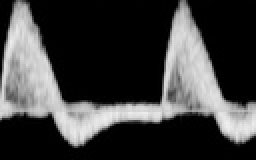
%> input picture DS-ML/SoundlessHonkingSystem-projects/USG1/a1.jpg, 128 x 80 px, shrunk from 194 x 121 before the run (shown 2 times larger)
$ octave test.m   (GNU Octave 9; MATLAB toolbox functions it lacks are replaced by stand-ins)
%> lines starting %> are read from the running program, lines starting %| are printed output that depends on the picture; in (x1, y1, x2, y2) boxes, pixels count from 0 and x2, y2 are one past the last pixel; in counts of white or black regions, pixels touching at a corner belong together; the program's own positions count from 1
### DS-ML/SoundlessHonkingSystem-projects/USG/baseline.m
function max_row = baseline(a)
[rows,cols] = size(a);
max = 0;
max_row = 1;
for r = 1: rows
    if sum(a(r,:)) > max
        max = sum(a(r,:));
        max_row = r;
    end
end

% max_row = rows - max_row;
end

### DS-ML/SoundlessHonkingSystem-projects/USG1/AHT.m
% This is a function that performs AHT Full on the imput matrix.
% Input required is the matrix and the thresold of filtering.
% Ouputs the AHT matrix.

function y = AHT(a1)
[rows,cols] = size(a1);
N =rows;
k = 1:1:rows;                       %  k denotes frequency


% Quadrature basis functions
bi = zeros(rows);
bq = zeros(rows);
for j = 1:rows                  % j denotes time in discrete
   bi(j,:) = sign(cos(2*(pi/N).*j.*k));
   bq(j,:) = sign(sin(2*(pi/N).*j.*k));
end

% Projection onto the basis functions
yi = zeros(rows,cols);
yq = zeros(rows,cols);
for c = 1:cols
    for k = 1:rows
        yi(k,c) = 0;                  % k > N-k +1
        yq(k,c) = 0;
        for j = 1:rows
            yi(k,c) = yi(k,c) + a1(j,c)*bi(j,k);
            yq(k,c) = yq(k,c) + a1(j,c)*bq(j,k);
        end
    end
end

y = abs(yi + 1i*yq);

% [4 lines of commented-out code are left out]
end

### DS-ML/SoundlessHonkingSystem-projects/USG1/threshold.m
% Input the absolution AHT matrix.
function thr = threshold(inpMat, BL, percent)

total = 0;
for i = BL - 10  : BL - 5
    total = total + double(max(inpMat(i,:)));
end

thr = percent*total/6;
end

### DS-ML/SoundlessHonkingSystem/USG/ahtSparse.m

function Smooth_Waves = ahtSparse(inpMat,thr,points,sep,fc_up,fc_botm)

[rows,cols] = size(inpMat);
N =rows;
k = 1:1:rows;                       %  k denotes frequency

% Quadrature basis functions
bi = zeros(rows);
bq = zeros(rows);
for j = 1:rows                  % j denotes time in discrete
   bi(j,:) = sign(cos(2*(pi/N).*j.*k));
   bq(j,:) = sign(sin(2*(pi/N).*j.*k));
end

% Projection onto the basis functions
yi = zeros(rows,cols);
yq = zeros(rows,cols);

% PARAMETERS
n = (points-1)/2;% sparse points 2n+1
m = sep;   % spacing between the cells
top_lim = m*n+1 ; % uppermost value the window can attain without overflow.
botm_lim = N - m*n;   % bottom limit
bool1 = zeros(2*n+1,1);
bool2 = zeros(2*n+1,1);
featMat_up = zeros(rows,cols);
featMat_botm = zeros(rows,cols);
featMat = zeros(rows,cols);
Wave = zeros(2,cols);
data_count1 = 0;
data_count2 = 0;

% Feature matrix generation
for c=1:cols
    for k=(fc_up-n*m):m:(fc_up+n*m)
    % code for coefficients at the window
        for j = 1:rows
            yi(k,c) = yi(k,c) + inpMat(j,c)*bi(j,k);
            yq(k,c) = yq(k,c) + inpMat(j,c)*bq(j,k);
        end
    end

    y = yi + 1i*yq;                       % inphase + i*quad phase

    for k=(fc_up-n*m):m:(fc_up+n*m)
       bool1((k-fc_up)/m +n+1) = (abs(y(k,c))>thr);
    end

    % Find the index of the upper feature point.

    index = upIndex(bool1);
    if index ~= 0
         fc_up =  fc_up -m*(n+1)+m*index;
         featMat_up(fc_up,c) = 1;
         featMat(fc_up,c) = 1;
         Wave(2,c) = fc_up;
         data_count1 = data_count1+1;
    end

    % include the out of bound protection code here
   if fc_up<top_lim
       while(fc_up<top_lim)
           fc_up = fc_up+m;
       end
   end
   if fc_up>botm_lim
       while(fc_up>botm_lim)
           fc_up = fc_up-m;
       end
   end

   %%%%%%%%%%%%%%%%%%%%%%%%%%%%%%%%%%%%%%%%%%%%%%%%%%%%%%%%%%%%%%%%%%%
   %%%%%%%%%%%%%%%%%%%%%%%%%%%%%%%%%%%%%%%%%%%%%%%%%%%%%%%%%%%%%%%%%%
   % For fc_bottom
    for k=(fc_botm-n*m):m:(fc_botm+n*m)
    % code for coefficients at the window
        for j = 1:rows
            yi(k,c) = yi(k,c) + inpMat(j,c)*bi(j,k);
            yq(k,c) = yq(k,c) + inpMat(j,c)*bq(j,k);
        end
    end

    y = yi + 1i*yq;                       % inphase + i*quad phase

    for k=(fc_botm-n*m):m:(fc_botm+n*m)
       bool2((k-fc_botm)/m +n+1) = (abs(y(k,c))>thr);
    end

    % Find the index of the upper feature point.

    index = botIndex(bool2);
    if index ~= 12
         fc_botm =  fc_botm -m*(n+1)+ m*index;
         featMat_botm(fc_botm,c) = 1;
         featMat(fc_botm,c) = 1;
         Wave(1,c) = fc_botm;
         data_count2 = data_count2+1;
    end

    % include the out of bound protection code here
   if fc_botm<top_lim
       while(fc_botm<top_lim)
           fc_botm = fc_botm+m;
       end
   end
   if fc_botm>botm_lim
       while(fc_botm>botm_lim)
           fc_botm = fc_botm-m;
       end
   end
end
 c = 1:1:cols;
 Smooth_Waves = Smoothen(Wave);
 Smooth_Waves(isnan(Smooth_Waves)) = 0; % removes nan.

% [6 lines of commented-out code are left out]

disp('Sampling freq:      40kHz')
fprintf('%s%3.1f\n','The delta f is:     ',(2E4/rows)*m)
fprintf('%s%d\n','Total_points:       ',cols)
fprintf('%s%d\n','Missing_points_top:     ',cols - data_count2)
fprintf('%s%d\n','Missing_points_botm:    ',cols - data_count1)

end

### DS-ML/SoundlessHonkingSystem-projects/USG1/Shared/upIndex.m
% algorithm for finding the index of the point of the upper feature for the
% column. 'bool' is the array of datapoints after comparison with
% threshold. 'n' is the window size.

function index = upIndex(bool)

i = 1;
low_conseq = 0;   % consecutive 0's
index = 0;
highs = 0;
n= length(bool);
while(i<n+1 && bool(i) == 0)
    i = i+1;
end

if i<n+1
    index = i;
    net = 1;
    if ( i+2<n+1 && bool(i+1) == 0 && bool(i+2) ==1)
        index = index +1;
    end
    if i+1<n+1
        i = i+1;
    end
    while(i<n+1)
       if (net>0 && low_conseq <3)
          if bool(i)==1
              net = net+1;
              low_conseq = 0;
          else
              low_conseq = low_conseq + 1;
              net = net -1;
          end
       else
           while(i<n+1 && bool(i) == 0)
               i = i+1;
           end
           if i+1<n+1
               index_2 = i;
           end
           while(i<n+1)
               if bool(i) == 1;
                   highs = highs + 1;
               end
               i = i+1;
           end
       end
       i = i+1;
    end
end

if highs>2
    index= index_2;
end

end

### DS-ML/SoundlessHonkingSystem-projects/USG/Shared/botIndex.m
% algorithm for finding the index of the point of the bottom feature for the
% column. 'bool' is the array of datapoints after comparison with
% threshold. 'n' is the window size.

function index = botIndex(bool)
% Easy way: flip the bool array and use the logic of upper feature. :)
bool = flipud(bool);
i = 1;
low_conseq = 0;
index = 0;
highs = 0;
n = length(bool);
while(i<n+1 && bool(i) == 0)
    i = i+1;
end
if i<n+1
    index = i;
    net = 1;
    if ( i+2<n+1 && bool(i+1) == 0 && bool(i+2) ==1)
        index = index +1;
    end
    if i+1<n+1
        i = i+1;
    end
    while(i<n+1)
       if (net>0 && low_conseq <3)
          if bool(i)==1
              net = net+1;
              low_conseq = 0;
          else
              low_conseq = low_conseq + 1;
              net = net -1;
          end
       else
           while(i<n+1 && bool(i) == 0)
               i = i+1;
           end
           if i+1<n+1
               index_2 = i;
           end
           while(i<n+1)
               if bool(i) == 1;
                   highs = highs + 1;
               end
               i = i+1;
           end
       end
       i = i+1;
    end
end

if highs>2
    index= index_2;
end
 % To return: flip the index
 index = 12 - index;
end

### DS-ML/SoundlessHonkingSystem-projects/USG/Shared/Smoothen.m
function opWave = Smoothen(inpWave)
   [rows,cols] = size(inpWave);
   opWave = zeros(rows,cols);
   %Smoothened Waveforms
   for r = 1:rows
       for c = 2:cols-1
           count = (inpWave(r,c-1)~=0)+ (inpWave(r,c)~=0) +(inpWave(r,c+1)~=0);
           opWave(r,c) = (inpWave(r,c-1)+inpWave(r,c)+inpWave(r,c+1))/count;
       end
   end
end

### DS-ML/SoundlessHonkingSystem-projects/USG/data.m

function [period,peak_value,peak_location] = data(wave)

len = length(wave);
count = 1;
max = wave(1);
peak = zeros(10, 2);
peak(1,:) = [1, wave(1)];
thr = 0.1;
sep = 50;

for c = 2:len
   if wave(c) > (1-thr)*max                     % this is the maximum value of waveform.
       if ((c - peak(count,1) < sep) && (wave(c) > max ))     % if they lie within a seperation.
           peak(count,:) = [c, wave(c)];      % update the recent peak.
           max =  wave(c);                      % update max.
       elseif (c - peak(count,1) > sep)           % for more seperated.
           for i = 1: count                       % erase all the previous peaks below threshold.
               if peak(i,2) < (1-thr)*max;
                   peak = [peak(1:i-1, :) peak(i+1:end, :)] ;
                   count = count - 1 ;
                   i = i - 1;
               end
           end
           count = count + 1;
           peak(count,:) = [c, wave(c)];    % add a peak.
       end
   end
end

period = peak(2,1) - peak(1,1);
peak_value = peak(2,2);
peak_location  = peak(1,1);
% add the code for finding the gcd of the peaks here.
end

### DS-ML/SoundlessHonkingSystem-projects/USG1/inv_test.m
function result = inv_test(waves, sep, thr, BL )

wave_top = waves(1,:);
wave_bot = waves(2,:);
flag = 1;

[period, peak_value, peak_location] = data(wave_top);

len = length(wave_top);
max_top = 0;
max_location = peak_location + period;   % start with a big value.
S = zeros(1,16);   % S is the array of points corrosponding to systolic window.
i = 1 ;           % array initializing.

peak_count = 0;
min_bot  =  peak_value;
min_bot_location = 0;
pre_peak_location = peak_value;
pre_peak_value = peak_location;
new_peak_location = peak_location;
new_peak_value = peak_value;

result = 0;

for c = peak_location : len

  % Define new_period_location as the column at which the
  %(1 - thr/2)*peak_value   < wave_top(c)< (1 + thr/2)*peak_value and it is
  % the maximum value in vicinity.
  if (wave_top(c) < (1 + thr/2)*peak_value && wave_top(c) > (1 - thr/2)*peak_value)

     if wave_top(c) > max_top
         max_top = wave_top(c);
         max_location  = c;
     end
  end

  if c - max_location > sep/2
      flag = 1;
      peak_count  = peak_count + 1;
      pre_peak_value = new_peak_value;
      pre_peak_location = new_peak_location;
      new_peak_value = max_top;
      new_peak_location = max_location;
      % Updating parameters.
      max_top = 0;
      max_location  =  max_location + period;

  end

   if flag == 1 && peak_count > 1        % To avoid the first peak.

     if peak_count == 2
         if min_bot ~= 0 && (BL - min_bot > pre_peak_value - BL)
             result = 1;
             break
         end
     elseif peak_count == 3
         break
     end

        % Update the systolic window.
      i = i - 1;    % To compensate the extra increments.

      for j = i:-1:1
         if S(j) > new_peak_location
             continue
         else
             S = S(j : end);
             S(length(S)+1 : 8) = 0;
             i = length(S) + 1;
             break
         end
      end

      % Assign min_bot for previous period to Diastole.
      Diastole = min_bot;
      min_bot = new_peak_value;

      % Peak for the wave_bot
      peak_bot = wave_bot(pre_peak_location);
      flag = 0;

   end

   if (wave_top(c) > BL && wave_top(c-1) <= BL) || (wave_top(c) <= BL && wave_top(c-1) > BL)
       S(i) = c;
       i = i + 1;
   end

   % Trough for the wave_bot
  if wave_bot(c) < min_bot
      min_bot = wave_bot(c);
      min_bot_location = c;
  end

end

### DS-ML/SoundlessHonkingSystem-projects/USG1/features.m
function output = features(waves, sep, thr, BL, BL_factor )

wave_top = waves(1,:);
wave_bot = waves(2,:);
flag = 1;

[period, peak_value, peak_location] = data(wave_top);

len = length(wave_top);
max_top = 0;
max_location = peak_location + period;   % start with a big value.
S = zeros(1,16);   % S is the array of points corrosponding to systolic window.
i = 1 ;           % array initializing.
output = zeros(1,9);            % Will increase the length

peak_count = 0;
min_bot  =  peak_value;
min_bot_location = 0;
pre_peak_location = peak_value;
pre_peak_value = peak_location;
new_peak_location = peak_location;
new_peak_value = peak_value;

% Write the results in the file.

for c = peak_location : len

  % Define new_period_location as the column at which the
  %(1 - thr/2)*peak_value   < wave_top(c)< (1 + thr/2)*peak_value and it is
  % the maximum value in vicinity.
  if (wave_top(c) < (1 + thr)*peak_value && wave_top(c) > (1 - thr)*peak_value)

     if wave_top(c) > max_top
         max_top = wave_top(c);
         max_location  = c;
     end
  end

  if c - max_location > sep/2
      flag = 1;
      peak_count  = peak_count + 1;
      pre_peak_value = new_peak_value;
      pre_peak_location = new_peak_location;
      new_peak_value = max_top;
      new_peak_location = max_location;
      % Updating parameters.
      max_top = 0;
      max_location  =  max_location + period;

  end

   if flag == 1 && peak_count > 1        % To avoid the first peak.
       % Ouput the features concerning the systolic window.

       for j = 2: length(S)

          if S(j) > pre_peak_location
%               pre_peak_value            % debug
%               pre_peak_location
%               S(1)
              if peak_count == 3

                  decel = (pre_peak_value - BL)/(S(j) - pre_peak_location );
                  output(1) = -1*decel;
                  fprintf('\n%s%f\n','Deceleration: ',-1*decel);
                  sys_window = (S(j) - S(1));
                  output(2) = sys_window;
                  fprintf('%s%f\n','Systolic Winodow:', sys_window);
                  break
              end
          else
              continue
          end
       end

      % Assign min_bot for previous period to Diastole.
      Diastole = min_bot;
      min_bot = new_peak_value;

      % Peak for the wave_bot
      peak_bot = wave_bot(pre_peak_location);
      flag = 0;


%       fprintf('\n\n%s%d\n','Features for peak No:     ',peak_count - 1);
      accel = (pre_peak_value - BL)/(pre_peak_location - S(1));
      SBI = (pre_peak_value - peak_bot)/pre_peak_value;
      SDR = (pre_peak_value - BL)/(BL - Diastole);
      RI = (pre_peak_value - Diastole )/pre_peak_value;
      PI = (pre_peak_value - Diastole )/(pre_peak_value + Diastole )*0.5;
      fprintf('\n%s%f\n','Acceleration: ',accel);
      fprintf('%s%3.0f\n','Period: ',period);
      fprintf('%s%f\n','SBI: ',SBI);
      fprintf('%s%f\n','SDR: ',SDR);
      fprintf('%s%f\n','RI: ',RI);
      fprintf('%s%f\n','PI: ',PI);
      if peak_count ==3
          output(3) = accel;
          output(4) = period;
          output(5) = SBI;
          output(6) = SDR;
          output(7) = RI;
          output(8) = PI;
      end
      if BL > Diastole
          fprintf('%s\n', 'Negative Peak:  Present');
          if peak_count == 3
            output(9) = 1;
          end
      else
          fprintf('%s\n\n', 'Negative Peak:  Absent');
          if peak_count == 3
             output(9) = 0;
          end
      end

        % Update the systolic window.
%       i = i - 1;
      for j = i:-1:1

         if S(j) < new_peak_location && S(j) ~= 0
             i = i -( j - 1);
             S = S(j : end);
             S(length(S)+1 : 16) = 0;
             break
         end
      end
   end

   if (wave_top(c) > BL && wave_top(c-1) <= BL) || (wave_top(c) <= BL && wave_top(c-1) > BL)
       S(i) = c;
       i = i + 1;
   end

   % Trough for the wave_bot
  if wave_bot(c) < min_bot && wave_bot(c) ~= 0
      min_bot = wave_bot(c);
      min_bot_location = c;
  end

end

### DS-ML/SoundlessHonkingSystem-projects/USG1/test.m
clc;
clear all;
close all;

% read the input.this time it is fft image
[filename, pathname] = uigetfile({'*.jpg;*.tif;*.png;*.gif','All Image Files';'*.*','All Files' },...
'Pick a file','C:\Users\Arvind Srivastav\Desktop\VLSI SU\+ USG\Kaushal\Data');
%> the answer given: a1.jpg
path = fullfile(pathname,filename);
a = imread(path);
%> a is the input picture: size 80x128x3 uint8; min 0, max 239, mean 63.2
figure('Name','Original Spectrogram')
imshow(a);
% a = imread('C:\Users\Arvind Srivastav\Desktop\VLSI SU\+ USG\Test data\Spectrogram\01 Clean\M crop b datta 103 - Copy.jpg');
[rows,cols,layers]=size(a);
%> rows = 80; cols = 128; layers = 3

if layers == 3
    a = rgb2gray(a);
%> a: size 80x128 uint8
end

% open the file to write the results.
fileID = fopen('feature_results.txt','a');
fprintf(fileID,'\n%s\n',filename);

a0 = ifft(a);
BL = baseline(a);         % Baseline depends on the spectrogram.
%> the loop in baseline, `for r = 1: rows` made 80 passes
%> max on passes 1 to 12: 959, 1410, 1797, 2082, 2417, 2737, 3037, 3263, 3563, 3869, 4154, 4412
%> BL = 56
thr = threshold(AHT(a0),BL,0.6);
%> after the loop in AHT, `for j = 1:rows`:
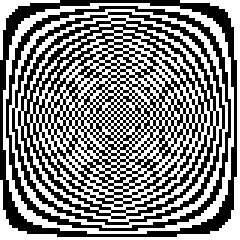
%> bi: size 80x80 double (shown 3 times larger); values -1 (black) and 1 (white), 51% white; black in thin lines or dots
%> after the loop in AHT, `for j = 1:rows`:
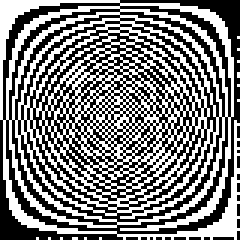
%> bq: size 80x80 double (shown 3 times larger); values -1 (black) and 1 (white), 49% white in thin lines or dots
%> in AHT, `y = abs(yi + 1i*yq);`:
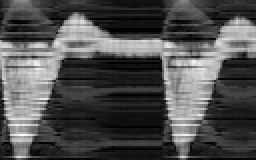
%> y: size 80x128 double (shown 2 times larger); min 0.351, max 382, mean 119.8; drawn with min black and max white
%> the loop in threshold, `for i = BL - 10  : BL - 5` made 6 passes
%> total on passes 1 to 6: 282.3, 585.1, 875.6, 1153.6, 1516.6, 1801.1
%> in threshold, `thr = percent*total/6;`: thr = 180.1
%> thr = 180.1
% thr  = 90;
waves = ahtSparse(a0,thr,11,2,ceil(rows/3),ceil(2*rows/3));
%> the loop in ahtSparse, `for c=1:cols` made 128 passes
%> bool in botIndex on passes 2 to 13: [0; 0; 0; 0; 0; 0; 0; 1; 0; 0; 0], [0; 1; 0; 0; 1; 1; 1; 1; 1; 1; 1], [0; 1; 1; 1; 1; 1; 1; 1; 1; 1; 1], [0; 0; 0; 0; 0; 1; 1; 1; 1; 1; 1], [1; 1; 1; 1; 1; 1; 1; 1; 1; 1; 1], [0; 0; 0; 0; 0; 1; 1; 1; 1; 1; 1], [0; 0; 1; 0; 1; 1; 1; 1; 1; 1; 1], [0; 1; 1; 0; 1; 1; 1; 1; 1; 1; 1], [0; 1; 1; 0; 1; 1; 1; 1; 1; 1; 1], [0; 1; 1; 0; 1; 1; 1; 1; 1; 1; 1], [0; 1; 1; 0; 1; 1; 1; 1; 1; 1; 1], [0; 1; 1; 0; 1; 1; 1; 1; 1; 1; 1]
%> bool in botIndex on pass 1: [0; 0; 0; 0; 0; 0; 0; 0; 0; 0; 0]
%> after the loop in ahtSparse, `for c=1:cols`:
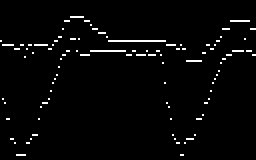
%> featMat: size 80x128 double (shown 2 times larger); values 0 (black) and 1 (white), 2.5% white in thin lines or dots, all inside (x1, y1, x2, y2) = (0, 8, 128, 78)
%> after the loop in ahtSparse, `for c=1:cols`:
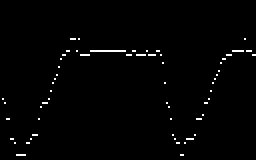
%> featMat_botm: size 80x128 double (shown 2 times larger); values 0 (black) and 1 (white), 1.2% white in thin lines or dots, all inside (x1, y1, x2, y2) = (1, 19, 128, 78)
%> after the loop in ahtSparse, `for c=1:cols`:
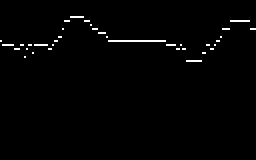
%> featMat_up: size 80x128 double (shown 2 times larger); values 0 (black) and 1 (white), 1.2% white in thin lines or dots, all inside (x1, y1, x2, y2) = (0, 8, 128, 31)
%> the loop in Smoothen, `for r = 1:rows` made 2 passes
%| The delta f is:     500.0
%| Total_points:       128
%| Missing_points_top:     1
%| Missing_points_botm:    0
figure('Name','Top and Botm waveforms');
c = 1:1:cols;
plot(c,waves(1,:),c,waves(2,:));
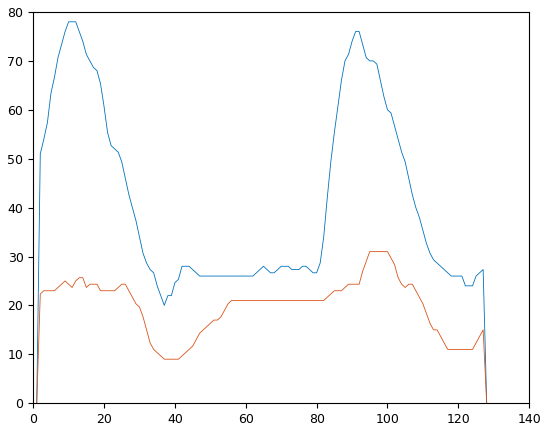
%> figure redrawn from the program's plot data; curve peaks at x = 10, y = 78; curve peaks at x = 95, y = 31

%%%%%%%%%%%%%%%%%%%%%%%%%%%%%%%%%%%%%%%%%%%%%%%%%%%%
% This part corrosponds to finding the period of the waveform & the peak value.

% parameters
sep = 50;
margin = 0.1;

% Adjust the baseline for robustness.
% % if waveform is Non-inverted, then BL = rows - BL for arrays.
BL = rows - BL;
BL = BL*1.2;
result = inv_test(waves,sep,margin,BL);
%> the loop in inv_test, `for c = peak_location : len` made 119 passes

if result == 0
disp('Waveform is Non-Inverted');
    features(waves,sep,margin,BL);
%> the loop in features, `for c = peak_location : len` made 119 passes
else
    disp('Waveform is Inverted');
    fprintf(fileID,'%s','The waveform is inverted');
    fclose(fileID);
    % Invert the spectrogram matrix.
    b = flipud(a);
    b0 = ifft(b);
    waves_inv = ahtSparse(b0,thr,11,2,ceil(rows/3),ceil(2*rows/3));
%     waves_inv(2,:) = rows - waves(1,:);
%     waves_inv(1,:) = rows - waves(2,:);
    c = 1:1:cols;
    plot(c,waves_inv(1,:),c,waves_inv(2,:));
    BL = BL*1.15;
    features(waves_inv,sep,margin,BL);
end
